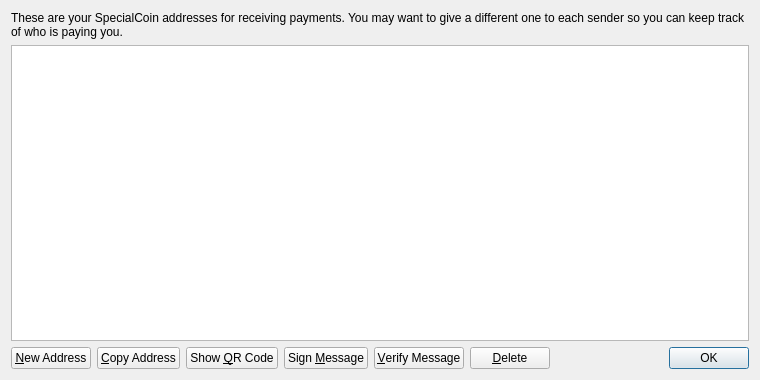
<?xml version="1.0" encoding="UTF-8"?>
<ui version="4.0">
 <class>AddressBookPage</class>
 <widget class="QWidget" name="AddressBookPage">
  <property name="geometry">
   <rect>
    <x>0</x>
    <y>0</y>
    <width>760</width>
    <height>380</height>
   </rect>
  </property>
  <property name="windowTitle">
   <string>Address Book</string>
  </property>
  <layout class="QVBoxLayout" name="verticalLayout">
   <item>
    <widget class="QLabel" name="labelExplanation">
     <property name="text">
      <string>These are your SpecialCoin addresses for receiving payments. You may want to give a different one to each sender so you can keep track of who is paying you.</string>
     </property>
     <property name="textFormat">
      <enum>Qt::PlainText</enum>
     </property>
     <property name="wordWrap">
      <bool>true</bool>
     </property>
    </widget>
   </item>
   <item>
    <widget class="QTableView" name="tableView">
     <property name="contextMenuPolicy">
      <enum>Qt::CustomContextMenu</enum>
     </property>
     <property name="toolTip">
      <string>Double-click to edit address or label</string>
     </property>
     <property name="tabKeyNavigation">
      <bool>false</bool>
     </property>
     <property name="alternatingRowColors">
      <bool>true</bool>
     </property>
     <property name="selectionMode">
      <enum>QAbstractItemView::SingleSelection</enum>
     </property>
     <property name="selectionBehavior">
      <enum>QAbstractItemView::SelectRows</enum>
     </property>
     <property name="sortingEnabled">
      <bool>true</bool>
     </property>
     <attribute name="verticalHeaderVisible">
      <bool>false</bool>
     </attribute>
    </widget>
   </item>
   <item>
    <layout class="QHBoxLayout" name="horizontalLayout">
     <item>
      <widget class="QPushButton" name="newAddressButton">
       <property name="toolTip">
        <string>Create a new address</string>
       </property>
       <property name="text">
        <string>&amp;New Address</string>
       </property>
       <property name="icon">
        <iconset resource="../bitcoin.qrc">
         <normaloff>:/icons/add</normaloff>:/icons/add</iconset>
       </property>
      </widget>
     </item>
     <item>
      <widget class="QPushButton" name="copyToClipboard">
       <property name="toolTip">
        <string>Copy the currently selected address to the system clipboard</string>
       </property>
       <property name="text">
        <string>&amp;Copy Address</string>
       </property>
       <property name="icon">
        <iconset resource="../bitcoin.qrc">
         <normaloff>:/icons/editcopy</normaloff>:/icons/editcopy</iconset>
       </property>
      </widget>
     </item>
     <item>
      <widget class="QPushButton" name="showQRCode">
       <property name="text">
        <string>Show &amp;QR Code</string>
       </property>
       <property name="icon">
        <iconset resource="../bitcoin.qrc">
         <normaloff>:/icons/qrcode</normaloff>:/icons/qrcode</iconset>
       </property>
      </widget>
     </item>
     <item>
      <widget class="QPushButton" name="signMessage">
       <property name="toolTip">
        <string>Sign a message to prove you own a SpecialCoin address</string>
       </property>
       <property name="text">
        <string>Sign &amp;Message</string>
       </property>
       <property name="icon">
        <iconset resource="../bitcoin.qrc">
         <normaloff>:/icons/edit</normaloff>:/icons/edit</iconset>
       </property>
      </widget>
     </item>
     <item>
      <widget class="QPushButton" name="verifyMessage">
       <property name="toolTip">
        <string>Verify a message to ensure it was signed with a specified SpecialCoin address</string>
       </property>
       <property name="text">
        <string>&amp;Verify Message</string>
       </property>
       <property name="icon">
        <iconset resource="../bitcoin.qrc">
         <normaloff>:/icons/transaction_0</normaloff>:/icons/transaction_0</iconset>
       </property>
      </widget>
     </item>
     <item>
      <widget class="QPushButton" name="deleteButton">
       <property name="toolTip">
        <string>Delete the currently selected address from the list</string>
       </property>
       <property name="text">
        <string>&amp;Delete</string>
       </property>
       <property name="icon">
        <iconset resource="../bitcoin.qrc">
         <normaloff>:/icons/remove</normaloff>:/icons/remove</iconset>
       </property>
      </widget>
     </item>
     <item>
      <spacer name="horizontalSpacer">
       <property name="orientation">
        <enum>Qt::Horizontal</enum>
       </property>
       <property name="sizeHint" stdset="0">
        <size>
         <width>40</width>
         <height>20</height>
        </size>
       </property>
      </spacer>
     </item>
     <item>
      <widget class="QDialogButtonBox" name="buttonBox">
       <property name="sizePolicy">
        <sizepolicy hsizetype="Maximum" vsizetype="Fixed">
         <horstretch>0</horstretch>
         <verstretch>0</verstretch>
        </sizepolicy>
       </property>
       <property name="standardButtons">
        <set>QDialogButtonBox::Ok</set>
       </property>
      </widget>
     </item>
    </layout>
   </item>
  </layout>
 </widget>
 <resources>
  <include location="../bitcoin.qrc"/>
 </resources>
 <connections/>
</ui>
